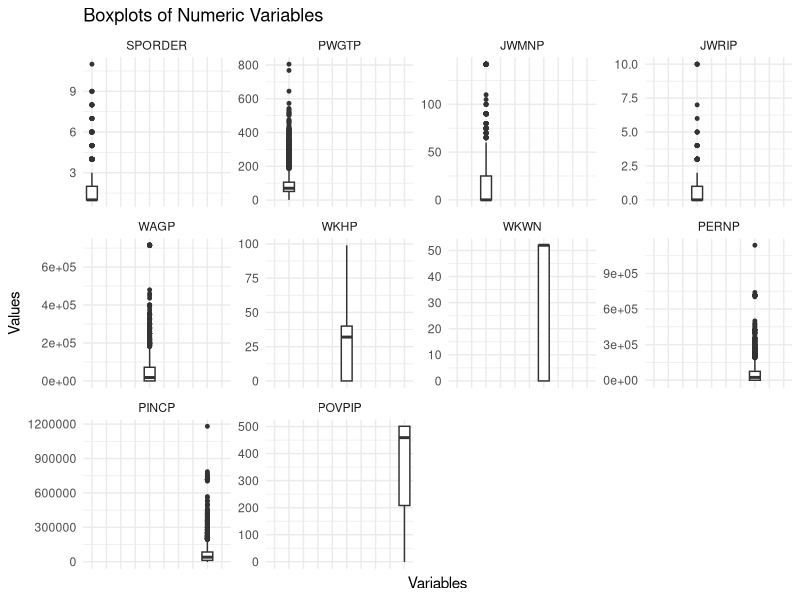
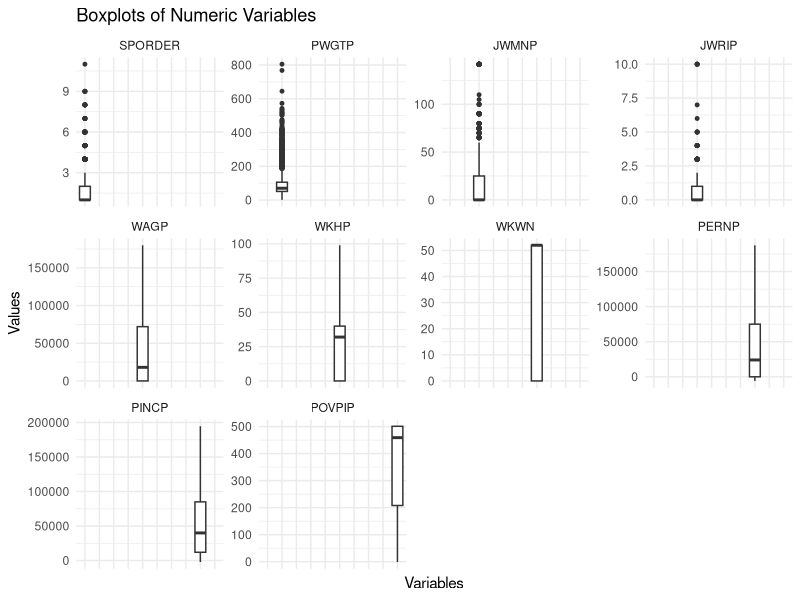
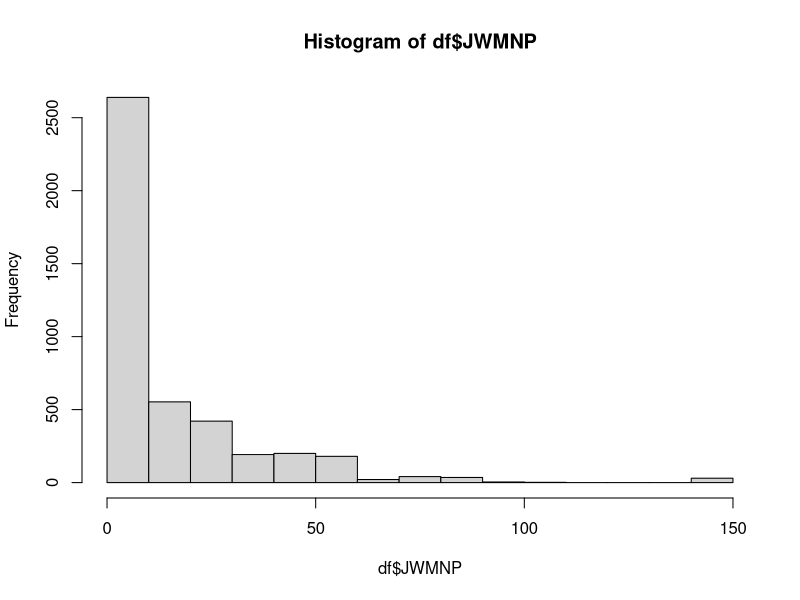
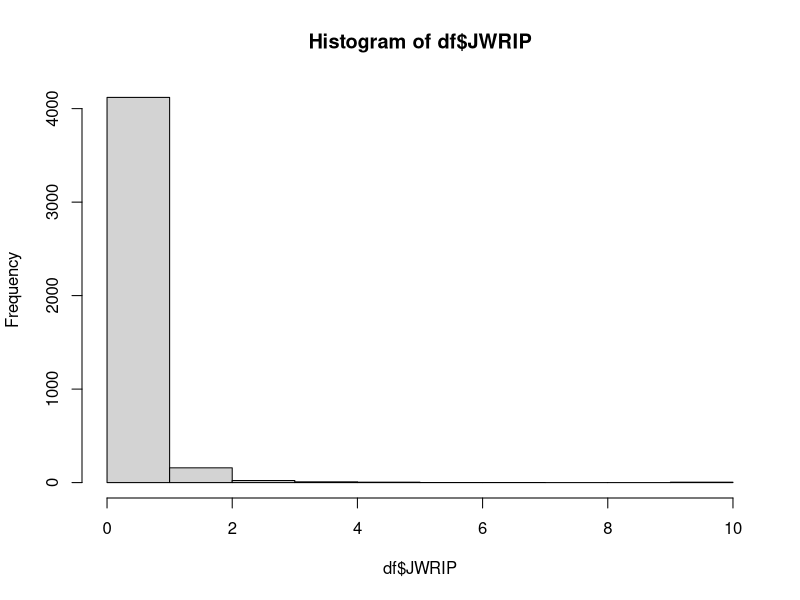
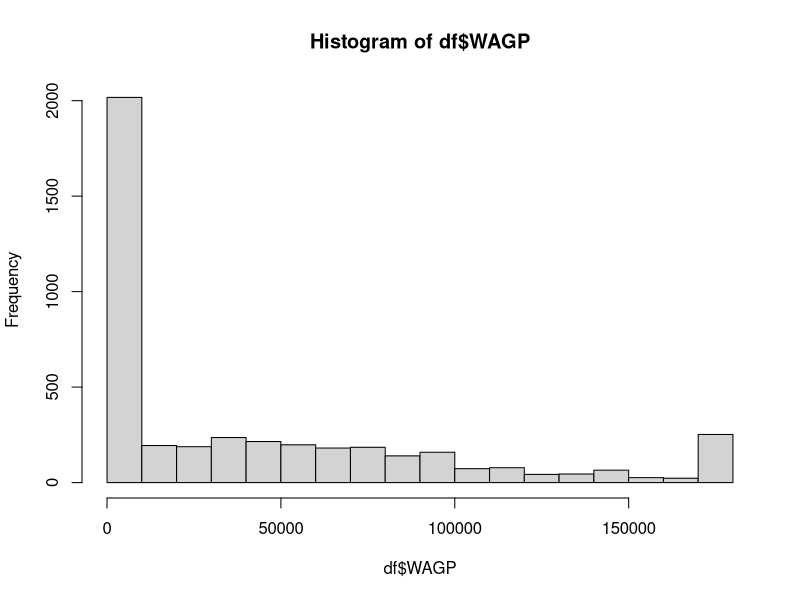
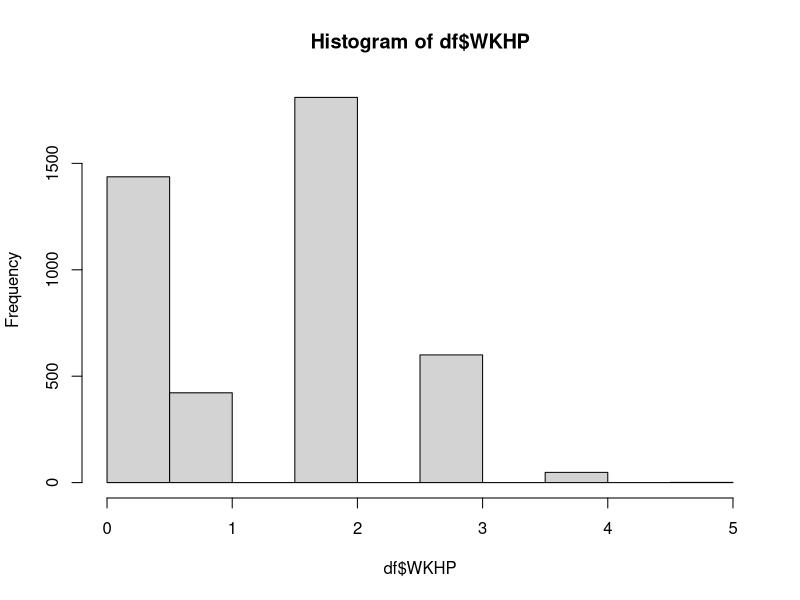
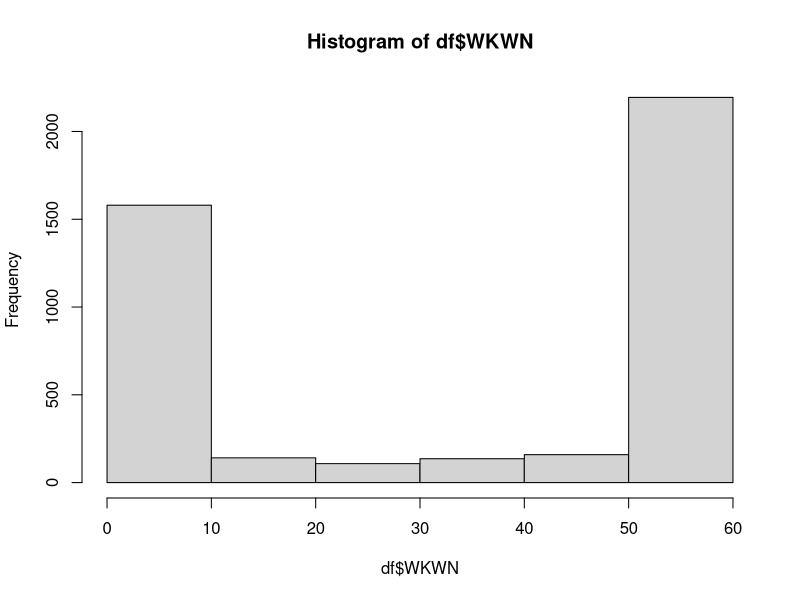
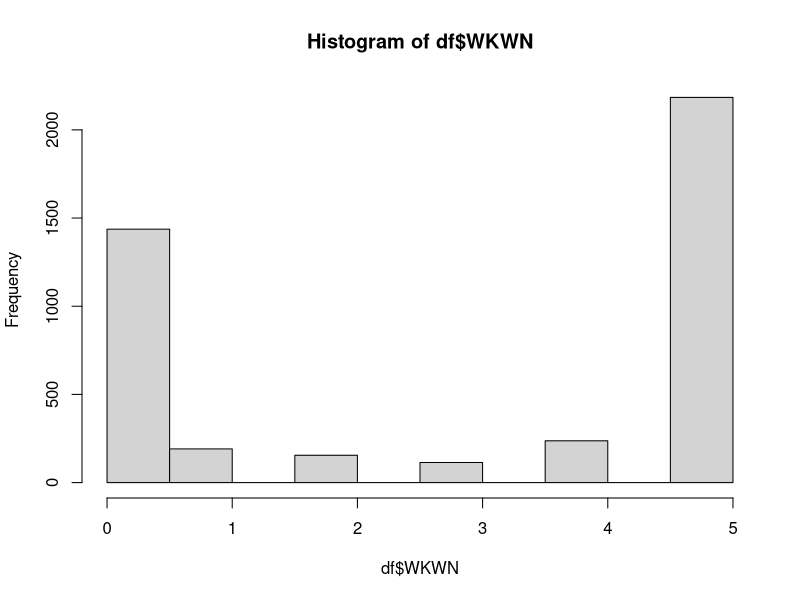

The R script that drew these images, in order:
df <- read.csv('project_data.csv')
dim(df)
head(df)
sapply(df, class)

df <- df[, !(names(df) %in% c("SERIALNO"))]

unique(df$PERNP)

# DATA CLEANING
# Check for duplicate rows
cat("Number of duplicate rows:", nrow(df[duplicated(df), ]))

# Check the number of missing values in each column
sapply(df, function(x) sum(is.na(x)))

# Remove the columns with more than 80% of missing values
drop_columns <- names(which(colMeans(is.na(df)) > 0.8))
drop_columns
df <- df[, !names(df) %in% drop_columns]
dim(df)

sapply(df, function(x) sum(is.na(x)))

impute_map <- list(
  COW = 0, POVPIP = -1, JWRIP = 0, ENG = 0, PERNP = 0,
  JWMNP = 0, FER = 0, SCIENGRLP = 0, WKHP = 0, GCL = 0, SCIENGP = 0, MARHYP = -1,
  RC = -1, WKWN = 0, POWSP = 0, YOEP = -1, MARHD = 0, POWPUMA = 0,
  MARHM = 0, PAOC = 0, MARHT = 0, OC = -1, MARHW = 0, MIL = 0,
  LANP = 0, JWDP = 0,
  JWAP = 0, INDP = 0, FOD1P = 0,
  ESR = 0, NWAB = 0, NWAV = 0, DRIVESP = 0, NWLA = 0, DECADE = 0,
  NWLK = 0, OCCP = 0, NWRE = 0, WRK = 0, JWTRNS = 0
)

# Loop through each column and impute the specified value
for (col in names(impute_map)) {
  if (col %in% names(df)) {
    df[[col]][is.na(df[[col]])] <- impute_map[[col]]
  }
}

sapply(df, function(x) sum(is.na(x)))

# DATA TYPES CORRECTION
# Check the current data type of each variable
sapply(df, class)
drop_columns
cols_to_factor <- c("RT", "DIVISION", "PUMA", "REGION",
                   "STATE", "ADJINC", "CIT", "COW", "ENG",
                   "FER", "GCL", "HIMRKS", 
                   "HINS1", "HINS2", "HINS3", "HINS4",
                   "HINS5", "HINS6", "HINS7", "JWTRNS", 
                   "LANX", "MAR", "MARHD", "MARHM", "MARHT", 
                   "MARHW", "MIG", "MIL", "NWAB", 
                   "NWAV", "NWLA", "NWLK", "NWRE", "SCH",
                   "SCHL", "SEX", "WRK", "ANC", "ANC1P", "ANC2P",
                   "DECADE", "DRIVESP", "ESR", "FOD1P",
                   "HICOV", "HISP", "INDP", "JWAP", "JWDP", "LANP",
                   "MSP", "NATIVITY", "OC", "OCCP", "PAOC",
                   "POBP", "POWPUMA", "POWSP", "PRIVCOV", "PUBCOV", "QTRBIR",
                   "RAC1P", "RAC2P", "RAC3P", "RACAIAN", "RACASN", "RACBLK",
                   "RACNH", "RACNUM", "RACPI", "RACSOR", "RACWHT", "RC", "SCIENGP",
                   "SCIENGRLP", "WAOB", "Class")

df[cols_to_factor] <- lapply(df[cols_to_factor], as.factor)

# Convert integer variables in int_to_numeric to numeric
int_to_numeric <- sapply(df, is.integer)
df[int_to_numeric] <- lapply(df[int_to_numeric], as.numeric)


sapply(df, class)



# Check for near zero variance variables
install.packages("caret")
library(caret)
low_var_col <- nearZeroVar(df, names = TRUE)
low_var_col
df <- df[, !(names(df) %in% low_var_col)]
dim(df)


# OUTLIERS HANDLING
# Visualize numeric data with boxplots
install.packages("reshape2")
library(reshape2)
library(ggplot2)
numeric_columns <- sapply(df, is.numeric)
df_long <- melt(df[, numeric_columns])

ggplot(df_long, aes(x = variable, y = value)) +
  geom_boxplot(outlier.size = 1) +
  facet_wrap(~ variable, scales = "free_y") +
  theme_minimal() +
  labs(x = "Variables", y = "Values", title = "Boxplots of Numeric Variables") +
  theme(
    axis.text.x = element_blank(),  # Removes x-axis labels
    axis.ticks.x = element_blank()  # Removes x-axis ticks
  )


for (col in names(df)[numeric_columns]) {
  Q1 <- quantile(df[[col]], 0.25, na.rm = TRUE)
  Q3 <- quantile(df[[col]], 0.75, na.rm = TRUE)
  IQR <- Q3 - Q1
  
  LB <- Q1 - 1.5 * IQR
  UB <- Q3 + 1.5 * IQR
  
  outliers <- df[[col]] < LB | df[[col]] > UB
  
  outlier_count <- sum(outliers, na.rm = TRUE)
  cat(paste("Column:", col, "- Outliers:", outlier_count, "\n"))
}

outlier_cols_handle <- c("WAGP", "PERNP", "PINCP")

# Handle the outliers based on IQR (assign them to lower or upper bounds)
for (col in outlier_cols_handle) {
  Q1 <- quantile(df[[col]], 0.25, na.rm = TRUE)
  Q3 <- quantile(df[[col]], 0.75, na.rm = TRUE)
  IQR <- Q3 - Q1
  
  LB <- Q1 - 1.5 * IQR
  UB <- Q3 + 1.5 * IQR
  
  df[[col]][df[[col]] < LB] <- LB
  df[[col]][df[[col]] > UB] <- UB
}

df_long <- melt(df[, numeric_columns])

ggplot(df_long, aes(x = variable, y = value)) +
  geom_boxplot(outlier.size = 1) +
  facet_wrap(~ variable, scales = "free_y") +
  theme_minimal() +
  labs(x = "Variables", y = "Values", title = "Boxplots of Numeric Variables") +
  theme(
    axis.text.x = element_blank(),  # Removes x-axis labels
    axis.ticks.x = element_blank()  # Removes x-axis ticks
  )

sapply(df, class)

#BINNING
#SPORDER - keep as it is
#PWGTP - apparently it is not physical weight
#JWRIP - no need for binning, only 11 values

h <- hist(df$JWMNP, breaks=5, plot=FALSE)
h$breaks

hist(df$JWMNP)
unique(df$JWMNP)
df$JWMNP

df$JWMNP <- ifelse(df$JWMNP == 0, 0,
                           ifelse(df$JWMNP >= 1 & df$JWMNP <= 10, 1,
                           ifelse(df$JWMNP > 10 & df$JWMNP <= 30, 2,
                           ifelse(df$JWMNP > 30 & df$JWMNP <= 60, 3,
                           ifelse(df$JWMNP > 60 & df$JWMNP <= 100, 4,
                           ifelse(df$JWMNP > 100 & df$JWMNP <= 200, 5,
                           ifelse(df$JWMNP == 888, 6, NA)))))))

hist(df$JWRIP)
df$JWRIP

hist(df$WAGP)
unique(df$WAGP)

df$WAGP <- ifelse(df$WAGP == 0, 0,
           ifelse(df$WAGP <= 20000, 1,
           ifelse(df$WAGP <= 50000, 2,
           ifelse(df$WAGP <= 100000, 3,
           ifelse(df$WAGP <= 150000, 4, 5)))))
df$WAGP

#For WKHP
df$WKHP
df$WKHP <- ifelse(df$WKHP == 0, 0,  # NA values already converted to 0
                  ifelse(df$WKHP >= 1 & df$WKHP <= 20, 1,  # Between 1 and 20 hours
                         ifelse(df$WKHP > 20 & df$WKHP <= 40, 2,  # Between 20 and 40 hours
                                ifelse(df$WKHP > 40 & df$WKHP <= 60, 3,  # Between 40 and 60 hours
                                       ifelse(df$WKHP > 60 & df$WKHP <= 98, 4,  # Between 60 and 98 hours
                                              ifelse(df$WKHP >= 99, 5, NA))))))  # 99 or more hours


hist(df$WKHP)
df$WKHP
test <- df
#For WKWN
df$WKWN
hist(df$WKWN,breaks=5)
unique(df$WKWN)
df$WKWN <- ifelse(df$WKWN == 0, 0,  # NA values already converted to 0
                  ifelse(df$WKWN >= 1 & df$WKWN <= 13, 1,  # 1-13 weeks (1st quarter)
                         ifelse(df$WKWN > 13 & df$WKWN <= 26, 2,  # 14-26 weeks (2nd quarter)
                                ifelse(df$WKWN > 26 & df$WKWN <= 39, 3,  # 27-39 weeks (3rd quarter)
                                       ifelse(df$WKWN > 39 & df$WKWN <= 51, 4,  # 40-51 weeks (almost full year)
                                              ifelse(df$WKWN == 52, 5, NA))))))  # 52 weeks (full year)
df$WKWN
hist(df$WKWN)

#For PERNP
hist(df$PERNP)

hist(df$PERNP, breaks =5)
unique(df$PERNP)
df$PERNP<- ifelse(df$PERNP == 0,0,  # No earnings
                       ifelse(df$PERNP == -10000, 1,  # Significant loss
                              ifelse(df$PERNP >= -9999 & df$PERNP <= -1, 2,  # Small losses
                                     ifelse(df$PERNP >= 1 & df$PERNP <= 10000, 3,  # Low earners
                                            ifelse(df$PERNP > 10000 & df$PERNP <= 50000, 4,  # Middle earners
                                                   ifelse(df$PERNP > 50000 & df$PERNP <= 200000, 5,  # High earners
                                                          ifelse(df$PERNP > 200000, 6,  # Very high earners
                                                                 NA)))))))  
df$PERNP
hist(df$PERNP)

#For PINCP
hist(test$PINCP)
unique(test$PINCP)

df$PINCP <- ifelse(df$PINCP == 0, 0,  # No income
                       ifelse(df$PINCP == -19998, 1,  # Loss of $19,998 or more
                              ifelse(df$PINCP >= -19997 & df$PINCP <= -1, 2,  # Losses between $1 and $19,997
                                     ifelse(df$PINCP >= 1 & df$PINCP <= 10000, 3,  # Low income
                                            ifelse(df$PINCP > 10000 & df$PINCP <= 50000, 4,  # Lower middle income
                                                   ifelse(df$PINCP > 50000 & df$PINCP <= 100000, 5,  # Middle to upper middle income
                                                          ifelse(df$PINCP > 100000 & df$PINCP <= 4209995, 6,  # High income
                                                                  NA)))))))
df$PINCP
hist(df$PINCP)

#POVPIP
df$POVPIP
hist(df$POVPIP)
unique(df$POVPIP)
df$POVPIP <- ifelse(df$POVPIP == -1, 0,  # NA (Under 15 years)
                          ifelse(df$POVPIP >= 0 & df$POVPIP <= 99, 1,  # 0 to 99% of the poverty level
                                 ifelse(df$POVPIP >= 100 & df$POVPIP <= 199, 2,  # 100 to 199% of the poverty level
                                        ifelse(df$POVPIP >= 200 & df$POVPIP <= 299, 3,  # 200 to 299% of the poverty level
                                               ifelse(df$POVPIP >= 300 & df$POVPIP <= 399, 4,  # 300 to 399% of the poverty level
                                                      ifelse(df$POVPIP >= 400 & df$POVPIP <= 500, 5,  # 400 to 500% of the poverty level
                                                             ifelse(df$POVPIP == 501, 6, NA)))))))  # 501% or more of the poverty level
df$POVPIP
hist(df$POVPIP)
